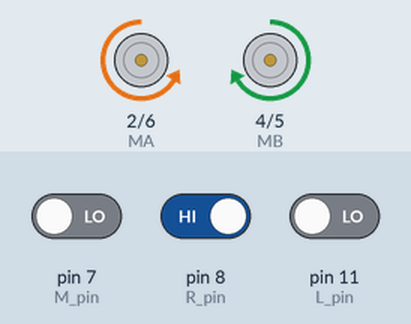
Recording of a sketch running on a simulated Arduino Uno, built with avr-gcc and run on an emulated ATmega328P. Shown: direction and speed pins drawn as motors (green arrow = direction pin HIGH = forward, orange = LOW = backward, longer = more drive). Inputs (shaded band) come from the test bench; at power-on: pin 8 (R_pin) HIGH, pin 7 (M_pin) LOW, pin 11 (L_pin) LOW.

Above: at 1.2 s.
1.3 s: pin 8 (R_pin) driven LOW
At 2.1 s:
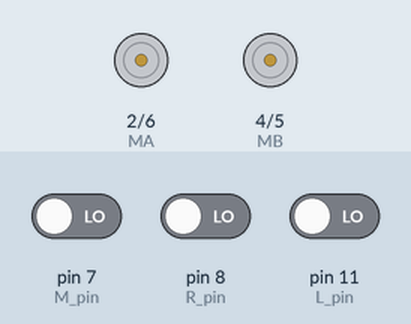
2.8 s: pin 7 (M_pin) driven HIGH
At 3.3 s:
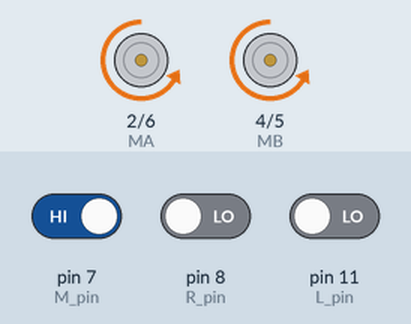
4.3 s: pin 11 (L_pin) driven HIGH
At 5.5 s:
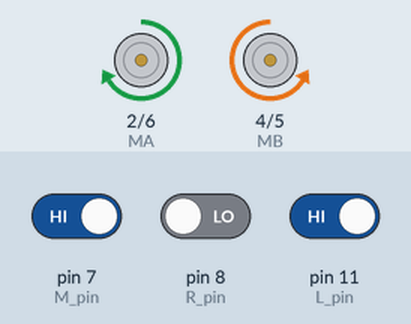
5.8 s: pin 11 (L_pin) driven LOW
At 6.8 s:
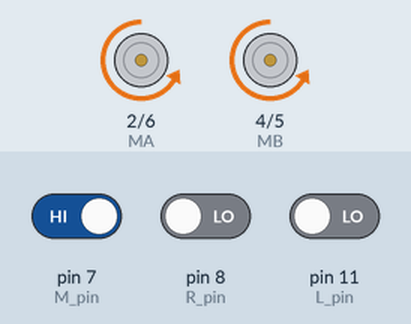
7.3 s: pin 7 (M_pin) driven LOW
At 7.9 s:
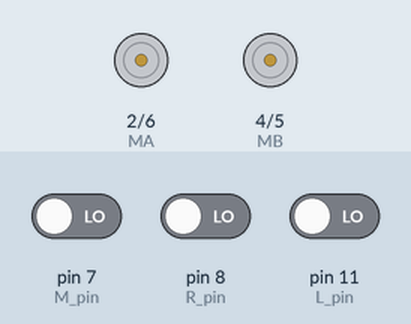
8.8 s: pin 8 (R_pin) driven HIGH
At 9.1 s:
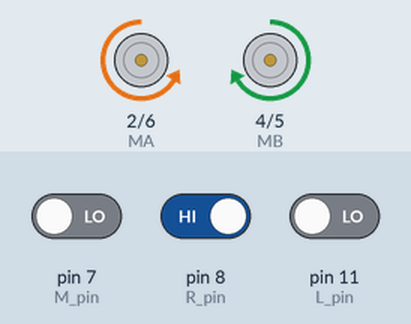
Timing chart, 0 to 11.3 s (numbered marks = the images above; inputs shaded):
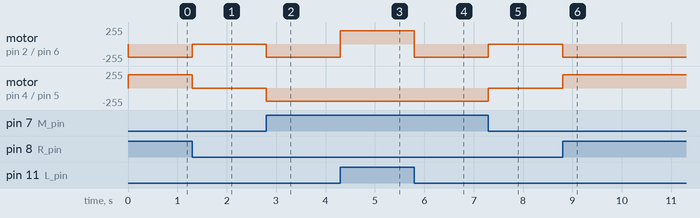

The sketch:

KE0166_11.ino
```cpp
/*
  keyes smart turtle robot
  lesson 11
  Thacking turtle
  http://www.keyes-robot.com
*/
int L_pin = 11; //定义左边传感器引脚为D11
int M_pin = 7; //定义中间传感器引脚为D7
int R_pin = 8; //定义右边传感器引脚为D8
int MA = 2; //定义电机A方向控制引脚为D2
int PWMA = 6; //定义电机A速度控制引脚为D6
int MB = 4; //定义电机A方向控制引脚为D4
int PWMB = 5; //定义电机A速度控制引脚为D5
int L_val, M_val, R_val;

void advance() { //小车前进
  digitalWrite(MA, LOW); //电机A正转
  analogWrite(PWMA, 200); //电机A速度为200
  digitalWrite(MB, LOW); //电机B正转
  analogWrite(PWMB, 200); //电机B速度为200
}

void back() { //小车后退
  digitalWrite(MA, HIGH); //电机A反转
  analogWrite(PWMA, 200); //电机A速度为200
  digitalWrite(MB, HIGH); //电机B反转
  analogWrite(PWMB, 200); //电机B速度为200
}

void turnL() { //小车左转
  digitalWrite(MA, HIGH); //电机A反转
  analogWrite(PWMA, 200); //电机A速度为200
  digitalWrite(MB, LOW); //电机B正转
  analogWrite(PWMB, 200); //电机B速度为200
}

void turnR() { //小车右转
  digitalWrite(MA, LOW); //电机A正转
  analogWrite(PWMA, 200); //电机A速度为200
  digitalWrite(MB, HIGH); //电机B反转
  analogWrite(PWMB, 200); //电机B速度为200
}

void stopp() { //小车停止
  analogWrite(PWMA, 0); //电机A速度为0
  analogWrite(PWMB, 0); //电机B速度为0
}
void setup() {
  Serial.begin(9600); //设置波特率为9600
  pinMode(L_pin, INPUT); //循迹传感器引脚都配置为输入模式
  pinMode(M_pin, INPUT);
  pinMode(R_pin, INPUT);
  pinMode(MA, OUTPUT); //配置电机引脚为输出模式
  pinMode(PWMA, OUTPUT);
  pinMode(MB, OUTPUT);
  pinMode(PWMB, OUTPUT);
}
void loop() {
  L_val = digitalRead(L_pin); //读取左边传感器的值
  M_val = digitalRead(M_pin); //读中间传感器的值
  R_val = digitalRead(R_pin); //读取右边传感器的值
  if (M_val == 1) { //中间检测到黑线
    if (L_val == 1 && R_val == 0) { //如果左边检测到黑线，右边没有，左转
      turnL();
    }
    else if (L_val == 0 && R_val == 1) { //否则如果右边检测到黑线，左边没有，右转
      turnR();
    }
    else { //否则前进
      advance();
    }
  }
  else { //中间没检测到黑线
    if (L_val == 1 && R_val == 0) { //如果左边检测到黑线，右边没有，左转
      turnL();
    }
    else if (L_val == 0 && R_val == 1) { //否则如果右边检测到黑线，左边没有，右转
      turnR();
    }
    else { //否则停止
      stopp();
    }
  }
}
```

Measured:
- after the input at 1.3 s, motor on pin 2 (MA) / pin 6 (PWMA): backward 200/255 → stopped at once; motor on pin 4 (MB) / pin 5 (PWMB): forward 200/255 → stopped at once
- after the input at 2.8 s, motor on pin 2 (MA) / pin 6 (PWMA), motor on pin 4 (MB) / pin 5 (PWMB): stopped → backward 200/255 at once
- after the input at 4.3 s, motor on pin 2 (MA) / pin 6 (PWMA): backward 200/255 → forward 200/255 at once
- after the input at 5.8 s, motor on pin 2 (MA) / pin 6 (PWMA): forward 200/255 → backward 200/255 at once
- after the input at 7.3 s, motor on pin 2 (MA) / pin 6 (PWMA), motor on pin 4 (MB) / pin 5 (PWMB): backward 200/255 → stopped at once
- after the input at 8.8 s, motor on pin 2 (MA) / pin 6 (PWMA): stopped → backward 200/255 at once; motor on pin 4 (MB) / pin 5 (PWMB): stopped → forward 200/255 at once
